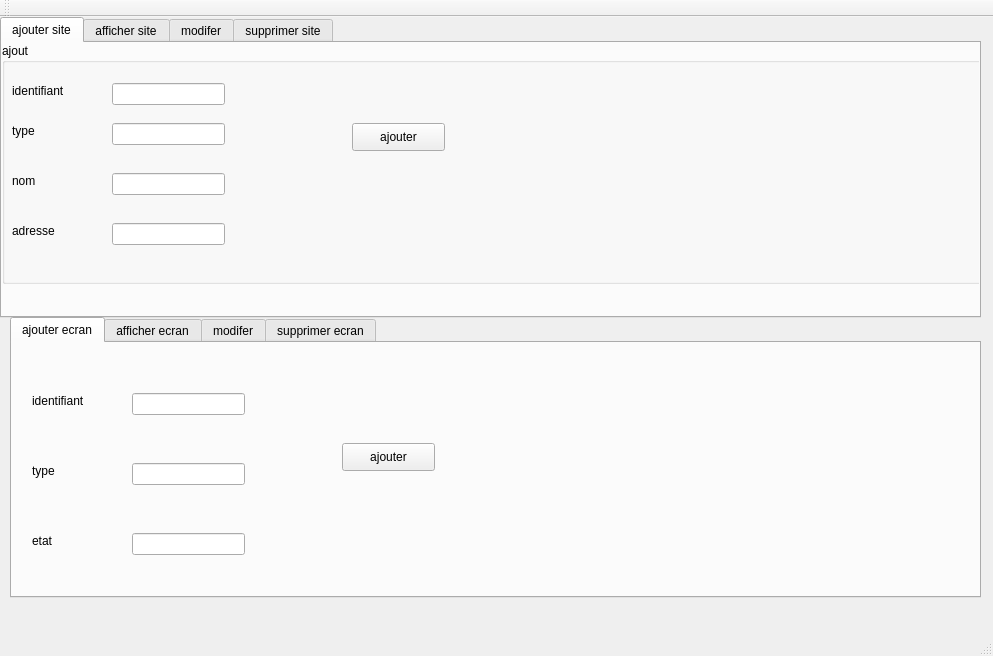
<?xml version="1.0" encoding="UTF-8"?>
<ui version="4.0">
 <class>MainWindow</class>
 <widget class="QMainWindow" name="MainWindow">
  <property name="geometry">
   <rect>
    <x>0</x>
    <y>0</y>
    <width>993</width>
    <height>656</height>
   </rect>
  </property>
  <property name="windowTitle">
   <string>Gestion des Clients</string>
  </property>
  <widget class="QWidget" name="centralWidget">
   <widget class="QTabWidget" name="tabWidget">
    <property name="geometry">
     <rect>
      <x>0</x>
      <y>0</y>
      <width>981</width>
      <height>301</height>
     </rect>
    </property>
    <property name="currentIndex">
     <number>0</number>
    </property>
    <widget class="QWidget" name="tab">
     <attribute name="title">
      <string>ajouter site</string>
     </attribute>
     <widget class="QGroupBox" name="groupBox">
      <property name="geometry">
       <rect>
        <x>0</x>
        <y>0</y>
        <width>981</width>
        <height>241</height>
       </rect>
      </property>
      <property name="title">
       <string>ajout</string>
      </property>
      <widget class="QLabel" name="label">
       <property name="geometry">
        <rect>
         <x>10</x>
         <y>40</y>
         <width>81</width>
         <height>16</height>
        </rect>
       </property>
       <property name="text">
        <string>identifiant</string>
       </property>
      </widget>
      <widget class="QLabel" name="label_2">
       <property name="geometry">
        <rect>
         <x>10</x>
         <y>80</y>
         <width>56</width>
         <height>16</height>
        </rect>
       </property>
       <property name="text">
        <string>type</string>
       </property>
      </widget>
      <widget class="QLabel" name="label_3">
       <property name="geometry">
        <rect>
         <x>10</x>
         <y>130</y>
         <width>56</width>
         <height>16</height>
        </rect>
       </property>
       <property name="text">
        <string>nom</string>
       </property>
      </widget>
      <widget class="QLineEdit" name="le_id">
       <property name="geometry">
        <rect>
         <x>110</x>
         <y>40</y>
         <width>113</width>
         <height>22</height>
        </rect>
       </property>
      </widget>
      <widget class="QLineEdit" name="le_nom">
       <property name="geometry">
        <rect>
         <x>110</x>
         <y>80</y>
         <width>113</width>
         <height>22</height>
        </rect>
       </property>
      </widget>
      <widget class="QPushButton" name="pb_ajouter">
       <property name="geometry">
        <rect>
         <x>350</x>
         <y>80</y>
         <width>93</width>
         <height>28</height>
        </rect>
       </property>
       <property name="text">
        <string>ajouter</string>
       </property>
      </widget>
      <widget class="QLineEdit" name="le_adresse">
       <property name="geometry">
        <rect>
         <x>110</x>
         <y>130</y>
         <width>113</width>
         <height>22</height>
        </rect>
       </property>
      </widget>
      <widget class="QLabel" name="label_4">
       <property name="geometry">
        <rect>
         <x>10</x>
         <y>180</y>
         <width>56</width>
         <height>16</height>
        </rect>
       </property>
       <property name="text">
        <string>adresse</string>
       </property>
      </widget>
      <widget class="QLineEdit" name="le_type">
       <property name="geometry">
        <rect>
         <x>110</x>
         <y>180</y>
         <width>113</width>
         <height>22</height>
        </rect>
       </property>
      </widget>
     </widget>
    </widget>
    <widget class="QWidget" name="tab_2">
     <attribute name="title">
      <string>afficher site</string>
     </attribute>
     <widget class="QTableView" name="tab_site">
      <property name="geometry">
       <rect>
        <x>-10</x>
        <y>0</y>
        <width>571</width>
        <height>261</height>
       </rect>
      </property>
     </widget>
     <widget class="QLineEdit" name="recherche">
      <property name="geometry">
       <rect>
        <x>700</x>
        <y>120</y>
        <width>211</width>
        <height>22</height>
       </rect>
      </property>
     </widget>
     <widget class="QLabel" name="label_24">
      <property name="geometry">
       <rect>
        <x>590</x>
        <y>100</y>
        <width>91</width>
        <height>61</height>
       </rect>
      </property>
      <property name="text">
       <string>Recherche :</string>
      </property>
     </widget>
     <widget class="QPushButton" name="pushButton">
      <property name="geometry">
       <rect>
        <x>740</x>
        <y>180</y>
        <width>93</width>
        <height>28</height>
       </rect>
      </property>
      <property name="text">
       <string>imprimer</string>
      </property>
     </widget>
    </widget>
    <widget class="QWidget" name="tab_4">
     <attribute name="title">
      <string>modifer</string>
     </attribute>
     <widget class="QLabel" name="label_7">
      <property name="geometry">
       <rect>
        <x>40</x>
        <y>40</y>
        <width>111</width>
        <height>16</height>
       </rect>
      </property>
      <property name="text">
       <string>identifiant</string>
      </property>
     </widget>
     <widget class="QLabel" name="label_8">
      <property name="geometry">
       <rect>
        <x>40</x>
        <y>90</y>
        <width>56</width>
        <height>16</height>
       </rect>
      </property>
      <property name="text">
       <string>type</string>
      </property>
     </widget>
     <widget class="QLabel" name="label_12">
      <property name="geometry">
       <rect>
        <x>40</x>
        <y>140</y>
        <width>56</width>
        <height>16</height>
       </rect>
      </property>
      <property name="text">
       <string>nom</string>
      </property>
     </widget>
     <widget class="QLabel" name="label_13">
      <property name="geometry">
       <rect>
        <x>30</x>
        <y>190</y>
        <width>56</width>
        <height>16</height>
       </rect>
      </property>
      <property name="text">
       <string>adresse</string>
      </property>
     </widget>
     <widget class="QLineEdit" name="le_id_5">
      <property name="geometry">
       <rect>
        <x>240</x>
        <y>50</y>
        <width>113</width>
        <height>22</height>
       </rect>
      </property>
     </widget>
     <widget class="QLineEdit" name="le_id_6">
      <property name="geometry">
       <rect>
        <x>240</x>
        <y>140</y>
        <width>113</width>
        <height>22</height>
       </rect>
      </property>
     </widget>
     <widget class="QLineEdit" name="le_id_7">
      <property name="geometry">
       <rect>
        <x>240</x>
        <y>90</y>
        <width>113</width>
        <height>22</height>
       </rect>
      </property>
     </widget>
     <widget class="QPushButton" name="pb_ajouter_3">
      <property name="geometry">
       <rect>
        <x>420</x>
        <y>80</y>
        <width>93</width>
        <height>28</height>
       </rect>
      </property>
      <property name="text">
       <string>modifier</string>
      </property>
     </widget>
     <widget class="QLineEdit" name="le_id_8">
      <property name="geometry">
       <rect>
        <x>240</x>
        <y>190</y>
        <width>113</width>
        <height>22</height>
       </rect>
      </property>
     </widget>
    </widget>
    <widget class="QWidget" name="tab_3">
     <attribute name="title">
      <string>supprimer site</string>
     </attribute>
     <widget class="QLineEdit" name="leid_supp">
      <property name="geometry">
       <rect>
        <x>120</x>
        <y>50</y>
        <width>113</width>
        <height>22</height>
       </rect>
      </property>
     </widget>
     <widget class="QLabel" name="label_5">
      <property name="geometry">
       <rect>
        <x>20</x>
        <y>46</y>
        <width>71</width>
        <height>20</height>
       </rect>
      </property>
      <property name="text">
       <string>identifiant</string>
      </property>
     </widget>
     <widget class="QPushButton" name="pb_supprimer">
      <property name="geometry">
       <rect>
        <x>290</x>
        <y>50</y>
        <width>93</width>
        <height>28</height>
       </rect>
      </property>
      <property name="text">
       <string>supprimer</string>
      </property>
     </widget>
     <widget class="QLabel" name="label_27">
      <property name="geometry">
       <rect>
        <x>60</x>
        <y>120</y>
        <width>81</width>
        <height>20</height>
       </rect>
      </property>
      <property name="text">
       <string>destinataire</string>
      </property>
     </widget>
     <widget class="QLabel" name="label_28">
      <property name="geometry">
       <rect>
        <x>60</x>
        <y>180</y>
        <width>56</width>
        <height>20</height>
       </rect>
      </property>
      <property name="text">
       <string>msg </string>
      </property>
     </widget>
     <widget class="QLineEdit" name="leid_supp_4">
      <property name="geometry">
       <rect>
        <x>180</x>
        <y>120</y>
        <width>241</width>
        <height>22</height>
       </rect>
      </property>
     </widget>
     <widget class="QLineEdit" name="leid_supp_5">
      <property name="geometry">
       <rect>
        <x>180</x>
        <y>180</y>
        <width>231</width>
        <height>81</height>
       </rect>
      </property>
     </widget>
     <widget class="QLineEdit" name="leid_supp_6">
      <property name="geometry">
       <rect>
        <x>180</x>
        <y>150</y>
        <width>241</width>
        <height>22</height>
       </rect>
      </property>
     </widget>
     <widget class="QLabel" name="label_29">
      <property name="geometry">
       <rect>
        <x>60</x>
        <y>150</y>
        <width>81</width>
        <height>20</height>
       </rect>
      </property>
      <property name="text">
       <string>nom de site</string>
      </property>
     </widget>
     <widget class="QPushButton" name="pb_supprimer_4">
      <property name="geometry">
       <rect>
        <x>440</x>
        <y>210</y>
        <width>93</width>
        <height>28</height>
       </rect>
      </property>
      <property name="text">
       <string>envoyer</string>
      </property>
     </widget>
    </widget>
   </widget>
   <widget class="QTabWidget" name="tabWidget_2">
    <property name="geometry">
     <rect>
      <x>10</x>
      <y>300</y>
      <width>971</width>
      <height>281</height>
     </rect>
    </property>
    <property name="currentIndex">
     <number>0</number>
    </property>
    <widget class="QWidget" name="tab_6">
     <attribute name="title">
      <string>ajouter ecran</string>
     </attribute>
     <widget class="QLabel" name="label_9">
      <property name="geometry">
       <rect>
        <x>20</x>
        <y>50</y>
        <width>81</width>
        <height>16</height>
       </rect>
      </property>
      <property name="text">
       <string>identifiant</string>
      </property>
     </widget>
     <widget class="QLabel" name="label_10">
      <property name="geometry">
       <rect>
        <x>20</x>
        <y>120</y>
        <width>56</width>
        <height>16</height>
       </rect>
      </property>
      <property name="text">
       <string>type</string>
      </property>
     </widget>
     <widget class="QLabel" name="label_11">
      <property name="geometry">
       <rect>
        <x>20</x>
        <y>190</y>
        <width>56</width>
        <height>16</height>
       </rect>
      </property>
      <property name="text">
       <string>etat</string>
      </property>
     </widget>
     <widget class="QLineEdit" name="le_id_2">
      <property name="geometry">
       <rect>
        <x>120</x>
        <y>50</y>
        <width>113</width>
        <height>22</height>
       </rect>
      </property>
     </widget>
     <widget class="QLineEdit" name="le_id_3">
      <property name="geometry">
       <rect>
        <x>120</x>
        <y>120</y>
        <width>113</width>
        <height>22</height>
       </rect>
      </property>
     </widget>
     <widget class="QLineEdit" name="le_id_4">
      <property name="geometry">
       <rect>
        <x>120</x>
        <y>190</y>
        <width>113</width>
        <height>22</height>
       </rect>
      </property>
     </widget>
     <widget class="QPushButton" name="pb_ajouter_2">
      <property name="geometry">
       <rect>
        <x>330</x>
        <y>100</y>
        <width>93</width>
        <height>28</height>
       </rect>
      </property>
      <property name="text">
       <string>ajouter</string>
      </property>
     </widget>
    </widget>
    <widget class="QWidget" name="tab_5">
     <attribute name="title">
      <string>afficher ecran</string>
     </attribute>
     <widget class="QTableView" name="tab_site_2">
      <property name="geometry">
       <rect>
        <x>10</x>
        <y>1</y>
        <width>541</width>
        <height>251</height>
       </rect>
      </property>
     </widget>
     <widget class="QLabel" name="label_25">
      <property name="geometry">
       <rect>
        <x>570</x>
        <y>70</y>
        <width>91</width>
        <height>61</height>
       </rect>
      </property>
      <property name="text">
       <string>Recherche :</string>
      </property>
     </widget>
     <widget class="QLineEdit" name="recherche_2">
      <property name="geometry">
       <rect>
        <x>660</x>
        <y>90</y>
        <width>211</width>
        <height>22</height>
       </rect>
      </property>
     </widget>
    </widget>
    <widget class="QWidget" name="tab_7">
     <attribute name="title">
      <string>modifer</string>
     </attribute>
     <widget class="QLineEdit" name="le_id_9">
      <property name="geometry">
       <rect>
        <x>110</x>
        <y>50</y>
        <width>113</width>
        <height>22</height>
       </rect>
      </property>
     </widget>
     <widget class="QLineEdit" name="le_id_10">
      <property name="geometry">
       <rect>
        <x>110</x>
        <y>100</y>
        <width>113</width>
        <height>22</height>
       </rect>
      </property>
     </widget>
     <widget class="QLineEdit" name="le_id_11">
      <property name="geometry">
       <rect>
        <x>110</x>
        <y>140</y>
        <width>113</width>
        <height>22</height>
       </rect>
      </property>
     </widget>
     <widget class="QPushButton" name="pb_ajouter_4">
      <property name="geometry">
       <rect>
        <x>430</x>
        <y>90</y>
        <width>93</width>
        <height>28</height>
       </rect>
      </property>
      <property name="text">
       <string>modifier</string>
      </property>
     </widget>
     <widget class="QLabel" name="label_14">
      <property name="geometry">
       <rect>
        <x>20</x>
        <y>50</y>
        <width>71</width>
        <height>16</height>
       </rect>
      </property>
      <property name="text">
       <string>identifiant</string>
      </property>
     </widget>
     <widget class="QLabel" name="label_15">
      <property name="geometry">
       <rect>
        <x>30</x>
        <y>100</y>
        <width>56</width>
        <height>16</height>
       </rect>
      </property>
      <property name="text">
       <string>type</string>
      </property>
     </widget>
     <widget class="QLabel" name="label_16">
      <property name="geometry">
       <rect>
        <x>20</x>
        <y>140</y>
        <width>56</width>
        <height>16</height>
       </rect>
      </property>
      <property name="text">
       <string>etat</string>
      </property>
     </widget>
    </widget>
    <widget class="QWidget" name="tab_8">
     <attribute name="title">
      <string>supprimer ecran</string>
     </attribute>
     <widget class="QLabel" name="label_6">
      <property name="geometry">
       <rect>
        <x>50</x>
        <y>70</y>
        <width>71</width>
        <height>16</height>
       </rect>
      </property>
      <property name="text">
       <string>identifiant</string>
      </property>
     </widget>
     <widget class="QLineEdit" name="leid_supp_2">
      <property name="geometry">
       <rect>
        <x>150</x>
        <y>70</y>
        <width>113</width>
        <height>22</height>
       </rect>
      </property>
     </widget>
     <widget class="QPushButton" name="pb_supprimer_2">
      <property name="geometry">
       <rect>
        <x>210</x>
        <y>130</y>
        <width>93</width>
        <height>28</height>
       </rect>
      </property>
      <property name="text">
       <string>supprimer</string>
      </property>
     </widget>
    </widget>
   </widget>
  </widget>
  <widget class="QMenuBar" name="menuBar">
   <property name="geometry">
    <rect>
     <x>0</x>
     <y>0</y>
     <width>993</width>
     <height>26</height>
    </rect>
   </property>
  </widget>
  <widget class="QToolBar" name="mainToolBar">
   <attribute name="toolBarArea">
    <enum>TopToolBarArea</enum>
   </attribute>
   <attribute name="toolBarBreak">
    <bool>false</bool>
   </attribute>
  </widget>
  <widget class="QStatusBar" name="statusBar"/>
 </widget>
 <layoutdefault spacing="6" margin="11"/>
 <resources/>
 <connections/>
</ui>
